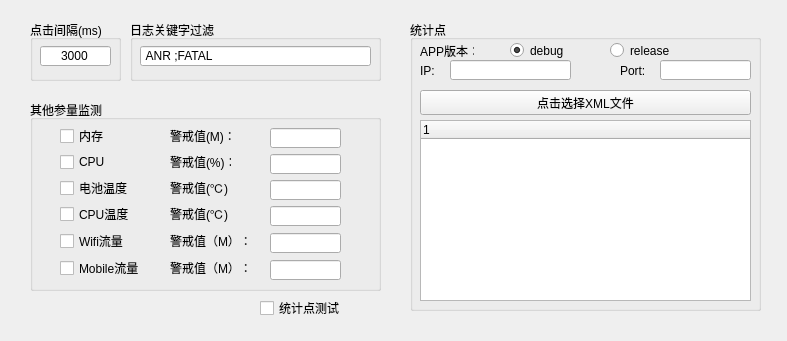
<?xml version="1.0" encoding="UTF-8"?>
<ui version="4.0">
 <class>AutoTravelSetup</class>
 <widget class="QMainWindow" name="AutoTravelSetup">
  <property name="geometry">
   <rect>
    <x>0</x>
    <y>0</y>
    <width>787</width>
    <height>341</height>
   </rect>
  </property>
  <property name="windowTitle">
   <string>设置</string>
  </property>
  <widget class="QWidget" name="centralwidget">
   <widget class="QGroupBox" name="groupBox_3">
    <property name="geometry">
     <rect>
      <x>30</x>
      <y>100</y>
      <width>351</width>
      <height>191</height>
     </rect>
    </property>
    <property name="title">
     <string>其他参量监测</string>
    </property>
    <widget class="QCheckBox" name="batteryCBtn">
     <property name="geometry">
      <rect>
       <x>30</x>
       <y>80</y>
       <width>71</width>
       <height>16</height>
      </rect>
     </property>
     <property name="text">
      <string>电池温度</string>
     </property>
    </widget>
    <widget class="QCheckBox" name="cpuTempCBtn">
     <property name="geometry">
      <rect>
       <x>30</x>
       <y>106</y>
       <width>71</width>
       <height>16</height>
      </rect>
     </property>
     <property name="text">
      <string>CPU温度</string>
     </property>
    </widget>
    <widget class="QLineEdit" name="batteryLineEdit">
     <property name="geometry">
      <rect>
       <x>240</x>
       <y>80</y>
       <width>71</width>
       <height>20</height>
      </rect>
     </property>
    </widget>
    <widget class="QLineEdit" name="cpuTempLineEdit">
     <property name="geometry">
      <rect>
       <x>240</x>
       <y>106</y>
       <width>71</width>
       <height>20</height>
      </rect>
     </property>
    </widget>
    <widget class="QLabel" name="batteryLabel">
     <property name="geometry">
      <rect>
       <x>140</x>
       <y>80</y>
       <width>61</width>
       <height>16</height>
      </rect>
     </property>
     <property name="text">
      <string>警戒值(℃)：</string>
     </property>
    </widget>
    <widget class="QLabel" name="cpuTempLabel">
     <property name="geometry">
      <rect>
       <x>140</x>
       <y>106</y>
       <width>61</width>
       <height>16</height>
      </rect>
     </property>
     <property name="text">
      <string>警戒值(℃)：</string>
     </property>
    </widget>
    <widget class="QCheckBox" name="wifiCBtn">
     <property name="geometry">
      <rect>
       <x>30</x>
       <y>133</y>
       <width>71</width>
       <height>16</height>
      </rect>
     </property>
     <property name="text">
      <string>Wifi流量</string>
     </property>
    </widget>
    <widget class="QLabel" name="wifiLabel">
     <property name="geometry">
      <rect>
       <x>140</x>
       <y>133</y>
       <width>81</width>
       <height>16</height>
      </rect>
     </property>
     <property name="text">
      <string>警戒值（M）：</string>
     </property>
    </widget>
    <widget class="QLineEdit" name="wifiLineEdit">
     <property name="geometry">
      <rect>
       <x>240</x>
       <y>133</y>
       <width>71</width>
       <height>20</height>
      </rect>
     </property>
    </widget>
    <widget class="QLabel" name="mobileLabel">
     <property name="geometry">
      <rect>
       <x>140</x>
       <y>160</y>
       <width>81</width>
       <height>16</height>
      </rect>
     </property>
     <property name="text">
      <string>警戒值（M）：</string>
     </property>
    </widget>
    <widget class="QCheckBox" name="mobileCBtn">
     <property name="geometry">
      <rect>
       <x>30</x>
       <y>160</y>
       <width>81</width>
       <height>16</height>
      </rect>
     </property>
     <property name="text">
      <string>Mobile流量</string>
     </property>
    </widget>
    <widget class="QLineEdit" name="mobileLineEdit">
     <property name="geometry">
      <rect>
       <x>240</x>
       <y>160</y>
       <width>71</width>
       <height>20</height>
      </rect>
     </property>
    </widget>
    <widget class="QCheckBox" name="memCBtn">
     <property name="geometry">
      <rect>
       <x>30</x>
       <y>28</y>
       <width>51</width>
       <height>16</height>
      </rect>
     </property>
     <property name="text">
      <string>内存</string>
     </property>
    </widget>
    <widget class="QCheckBox" name="cpuCBtn">
     <property name="geometry">
      <rect>
       <x>30</x>
       <y>54</y>
       <width>51</width>
       <height>16</height>
      </rect>
     </property>
     <property name="text">
      <string>CPU</string>
     </property>
    </widget>
    <widget class="QLabel" name="memLabel">
     <property name="geometry">
      <rect>
       <x>140</x>
       <y>28</y>
       <width>61</width>
       <height>16</height>
      </rect>
     </property>
     <property name="text">
      <string>警戒值(M)：</string>
     </property>
    </widget>
    <widget class="QLabel" name="cpuLabel">
     <property name="geometry">
      <rect>
       <x>140</x>
       <y>54</y>
       <width>61</width>
       <height>16</height>
      </rect>
     </property>
     <property name="text">
      <string>警戒值(%)：</string>
     </property>
    </widget>
    <widget class="QLineEdit" name="memLineEdit">
     <property name="geometry">
      <rect>
       <x>240</x>
       <y>28</y>
       <width>71</width>
       <height>20</height>
      </rect>
     </property>
    </widget>
    <widget class="QLineEdit" name="cpuLineEdit">
     <property name="geometry">
      <rect>
       <x>240</x>
       <y>54</y>
       <width>71</width>
       <height>20</height>
      </rect>
     </property>
    </widget>
   </widget>
   <widget class="QGroupBox" name="groupBox_4">
    <property name="geometry">
     <rect>
      <x>130</x>
      <y>20</y>
      <width>251</width>
      <height>61</height>
     </rect>
    </property>
    <property name="title">
     <string>日志关键字过滤</string>
    </property>
    <widget class="QLineEdit" name="logKeyWordLineEdit">
     <property name="geometry">
      <rect>
       <x>10</x>
       <y>26</y>
       <width>231</width>
       <height>20</height>
      </rect>
     </property>
     <property name="text">
      <string> ANR ;FATAL</string>
     </property>
    </widget>
   </widget>
   <widget class="QGroupBox" name="groupBox_5">
    <property name="geometry">
     <rect>
      <x>410</x>
      <y>20</y>
      <width>351</width>
      <height>291</height>
     </rect>
    </property>
    <property name="title">
     <string>统计点</string>
    </property>
    <widget class="QRadioButton" name="debugRBtn">
     <property name="geometry">
      <rect>
       <x>100</x>
       <y>20</y>
       <width>61</width>
       <height>21</height>
      </rect>
     </property>
     <property name="text">
      <string>debug</string>
     </property>
     <property name="checked">
      <bool>true</bool>
     </property>
    </widget>
    <widget class="QRadioButton" name="releaseRBtn">
     <property name="geometry">
      <rect>
       <x>200</x>
       <y>20</y>
       <width>71</width>
       <height>21</height>
      </rect>
     </property>
     <property name="text">
      <string>release</string>
     </property>
    </widget>
    <widget class="QLabel" name="label_2">
     <property name="geometry">
      <rect>
       <x>10</x>
       <y>20</y>
       <width>54</width>
       <height>21</height>
      </rect>
     </property>
     <property name="text">
      <string>APP版本：</string>
     </property>
    </widget>
    <widget class="QLabel" name="label">
     <property name="geometry">
      <rect>
       <x>10</x>
       <y>40</y>
       <width>31</width>
       <height>21</height>
      </rect>
     </property>
     <property name="text">
      <string>IP:</string>
     </property>
    </widget>
    <widget class="QLabel" name="label_3">
     <property name="geometry">
      <rect>
       <x>210</x>
       <y>40</y>
       <width>31</width>
       <height>21</height>
      </rect>
     </property>
     <property name="text">
      <string>Port:</string>
     </property>
    </widget>
    <widget class="QLineEdit" name="IPLineEdit">
     <property name="geometry">
      <rect>
       <x>40</x>
       <y>40</y>
       <width>121</width>
       <height>20</height>
      </rect>
     </property>
    </widget>
    <widget class="QLineEdit" name="portLineEdit">
     <property name="geometry">
      <rect>
       <x>250</x>
       <y>40</y>
       <width>91</width>
       <height>20</height>
      </rect>
     </property>
    </widget>
    <widget class="QTreeWidget" name="xmlTreeWidget">
     <property name="geometry">
      <rect>
       <x>10</x>
       <y>100</y>
       <width>331</width>
       <height>181</height>
      </rect>
     </property>
     <column>
      <property name="text">
       <string notr="true">1</string>
      </property>
     </column>
    </widget>
    <widget class="QPushButton" name="selectXmlBtn">
     <property name="geometry">
      <rect>
       <x>10</x>
       <y>70</y>
       <width>331</width>
       <height>25</height>
      </rect>
     </property>
     <property name="text">
      <string>点击选择XML文件</string>
     </property>
    </widget>
   </widget>
   <widget class="QGroupBox" name="groupBox_2">
    <property name="geometry">
     <rect>
      <x>30</x>
      <y>20</y>
      <width>91</width>
      <height>61</height>
     </rect>
    </property>
    <property name="title">
     <string>点击间隔(ms)</string>
    </property>
    <widget class="QLineEdit" name="timeLineEdit">
     <property name="geometry">
      <rect>
       <x>10</x>
       <y>26</y>
       <width>71</width>
       <height>20</height>
      </rect>
     </property>
     <property name="text">
      <string>3000</string>
     </property>
     <property name="alignment">
      <set>Qt::AlignCenter</set>
     </property>
    </widget>
   </widget>
   <widget class="QCheckBox" name="statCBox">
    <property name="geometry">
     <rect>
      <x>260</x>
      <y>300</y>
      <width>81</width>
      <height>16</height>
     </rect>
    </property>
    <property name="text">
     <string>统计点测试</string>
    </property>
   </widget>
  </widget>
 </widget>
 <resources/>
 <connections/>
</ui>
